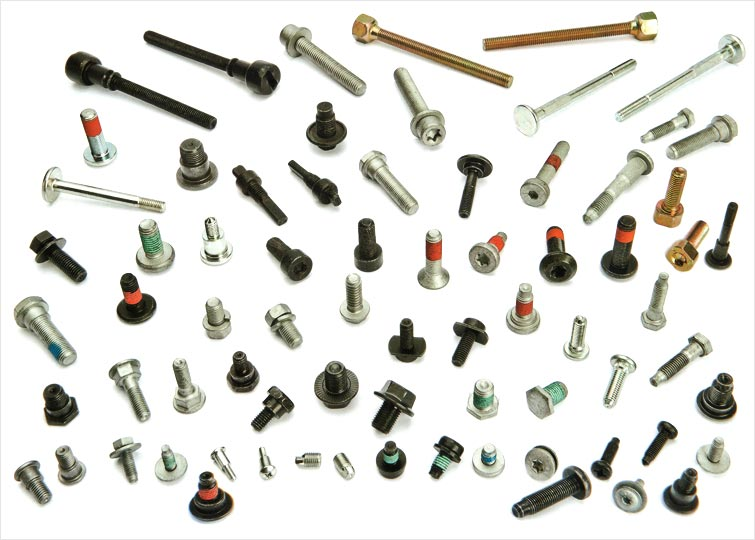
#> input picture PARAFUSOS (1).jpg, 755 x 540 px; its folder holds only this picture in this run
$ python contagem_parafusos.py 'PARAFUSOS (1).jpg'
#> lines starting #> are read from the running program, lines starting #| are printed output that depends on the picture; after the words box and inside, x2 and y2 are one past the last pixel; in counts of white or black regions, pixels touching at a corner belong together
"""
Contagem de parafusos / peças em imagem com fundo claro.

Pipeline (conceitos da aula: binarização + morfologia):
  1) Pré-processamento em tons de cinza e suavização leve.
  2) Binarização (Otsu) — objetos escuros sobre fundo branco.
  3) Fechamento (dilatação → erosão): preenche buracos internos (reflexos nas peças).
  4) Abertura (erosão → dilatação): remove ruídos finos e reduz “pontes” entre sombras.
  5) Rotulagem de componentes conexos com filtro por área mínima.
"""

from __future__ import annotations

import argparse
from pathlib import Path

import cv2
import numpy as np


def preprocess(gray: np.ndarray, blur_ksize: int = 5) -> np.ndarray:
    if blur_ksize >= 3 and blur_ksize % 2 == 1:
        gray = cv2.GaussianBlur(gray, (blur_ksize, blur_ksize), 0)
    return gray


def binarize_otsu(gray: np.ndarray) -> tuple[np.ndarray, int]:
    """Retorna máscara com primeiro plano = 255 (objetos escuros)."""
    t, binary = cv2.threshold(
        gray, 0, 255, cv2.THRESH_BINARY_INV + cv2.THRESH_OTSU
    )
    return binary, int(t)


def morph_close_then_open(
    mask: np.ndarray,
    close_ksize: int,
    open_ksize: int,
) -> np.ndarray:
    """Fechamento depois abertura (ordem típica para sólidos com ruído fino)."""
    out = mask.copy()
    if close_ksize >= 3:
        kc = cv2.getStructuringElement(cv2.MORPH_ELLIPSE, (close_ksize, close_ksize))
        out = cv2.morphologyEx(out, cv2.MORPH_CLOSE, kc)
    if open_ksize >= 3:
        ko = cv2.getStructuringElement(cv2.MORPH_ELLIPSE, (open_ksize, open_ksize))
        out = cv2.morphologyEx(out, cv2.MORPH_OPEN, ko)
    return out


def count_components(
    mask_fg: np.ndarray,
    min_area: int,
    max_area: int | None = None,
) -> tuple[int, np.ndarray, np.ndarray, list[tuple[int, int]]]:
    """
    Conta componentes 8-conectados com área em [min_area, max_area].
    Retorna: (quantidade, labels coloridos BGR, stats, centroides aproximados).
    """
    num, labels, stats, centroids = cv2.connectedComponentsWithStats(
        mask_fg, connectivity=8
    )
    h, w = mask_fg.shape[:2]
    total_pixels = h * w
    if max_area is None:
        max_area = int(0.25 * total_pixels)

    valid = 0
    vis = np.zeros((h, w, 3), dtype=np.uint8)
    centers: list[tuple[int, int]] = []
    rng = np.random.default_rng(42)
    colors = rng.integers(50, 255, size=(num, 3), dtype=np.int32)

    for i in range(1, num):
        area = int(stats[i, cv2.CC_STAT_AREA])
        if area < min_area or area > max_area:
            continue
        valid += 1
        color = tuple(int(c) for c in colors[i])
        vis[labels == i] = color
        cx, cy = int(centroids[i, 0]), int(centroids[i, 1])
        centers.append((cx, cy))

    return valid, vis, stats, centers


def process_image(
    path: Path,
    close_ksize: int = 9,
    open_ksize: int = 5,
    min_area_ratio: float = 0.0008,
    max_area_ratio: float | None = None,
    blur_ksize: int = 5,
    save_debug: Path | None = None,
) -> dict:
    bgr = cv2.imread(str(path))
    if bgr is None:
        raise FileNotFoundError(path)

    gray = cv2.cvtColor(bgr, cv2.COLOR_BGR2GRAY)
    gray = preprocess(gray, blur_ksize)
    binary, thr = binarize_otsu(gray)
    cleaned = morph_close_then_open(binary, close_ksize, open_ksize)

    h, w = gray.shape
    min_area = max(80, int(min_area_ratio * h * w))
    max_area = None
    if max_area_ratio is not None:
        max_area = int(max_area_ratio * h * w)
    count, vis, stats, centers = count_components(
        cleaned, min_area=min_area, max_area=max_area
    )

    result = {
        "path": path,
        "otsu_threshold": thr,
        "count": count,
        "min_area_used": min_area,
        "max_area_used": max_area,
    }

    if save_debug is not None:
        save_debug.mkdir(parents=True, exist_ok=True)
        stem = path.stem
        cv2.imwrite(str(save_debug / f"{stem}_1_gray.jpg"), gray)
        cv2.imwrite(str(save_debug / f"{stem}_2_binary_otsu.jpg"), binary)
        cv2.imwrite(str(save_debug / f"{stem}_3_morfologia.jpg"), cleaned)
        cv2.imwrite(str(save_debug / f"{stem}_4_rotulos.jpg"), vis)
        overlay = cv2.addWeighted(bgr, 0.55, vis, 0.45, 0)
        for cx, cy in centers:
            cv2.drawMarker(
                overlay, (cx, cy), (0, 255, 0), cv2.MARKER_CROSS, 14, 2
            )
        cv2.putText(
            overlay,
            f"Contagem: {count}",
            (24, 48),
            cv2.FONT_HERSHEY_SIMPLEX,
            1.2,
            (0, 180, 0),
            3,
            cv2.LINE_AA,
        )
        cv2.imwrite(str(save_debug / f"{stem}_5_overlay.jpg"), overlay)

    return result


def main() -> None:
    parser = argparse.ArgumentParser(description="Contagem de parafusos com morfologia.")
    parser.add_argument(
        "imagens",
        nargs="*",
        type=Path,
        help="Caminhos das imagens (default: PARAFUSOS *.jpg na pasta do script).",
    )
    parser.add_argument("--close", type=int, default=9, help="Tamanho do kernel de fechamento (ímpar >=3).")
    parser.add_argument("--open", type=int, default=5, help="Tamanho do kernel de abertura (ímpar >=3).")
    parser.add_argument(
        "--min-area-ratio",
        type=float,
        default=0.0008,
        help="Área mínima = ratio * largura * altura (filtra ruído).",
    )
    parser.add_argument(
        "--max-area-ratio",
        type=float,
        default=None,
        help="Opcional: área máxima = ratio * W * H (exclui objetos muito grandes).",
    )
    parser.add_argument("--blur", type=int, default=5, help="Gaussian blur (ímpar >=3 ou 0).")
    parser.add_argument(
        "--debug-dir",
        type=Path,
        default=None,
        help="Se definido, salva etapas intermediárias nesta pasta.",
    )
    args = parser.parse_args()

    base = Path(__file__).resolve().parent
    if args.imagens:
        paths = args.imagens
    else:
        paths = sorted(base.glob("PARAFUSOS*.jpg"))
        if not paths:
            paths = sorted(base.glob("*.jpg"))

    if not paths:
        raise SystemExit("Nenhuma imagem encontrada. Passe caminhos ou coloque JPGs na pasta.")

    for p in paths:
        r = process_image(
            p,
            close_ksize=args.close,
            open_ksize=args.open,
            min_area_ratio=args.min_area_ratio,
            max_area_ratio=args.max_area_ratio,
            blur_ksize=args.blur,
            save_debug=args.debug_dir,
        )
#> in process_image, bgr is the input picture: shape (540, 755, 3); mean B, G, R 218.4, 223.2, 223.5
#> in process_image, `gray = cv2.cvtColor(bgr, cv2.COLOR_BGR2GRAY)`:
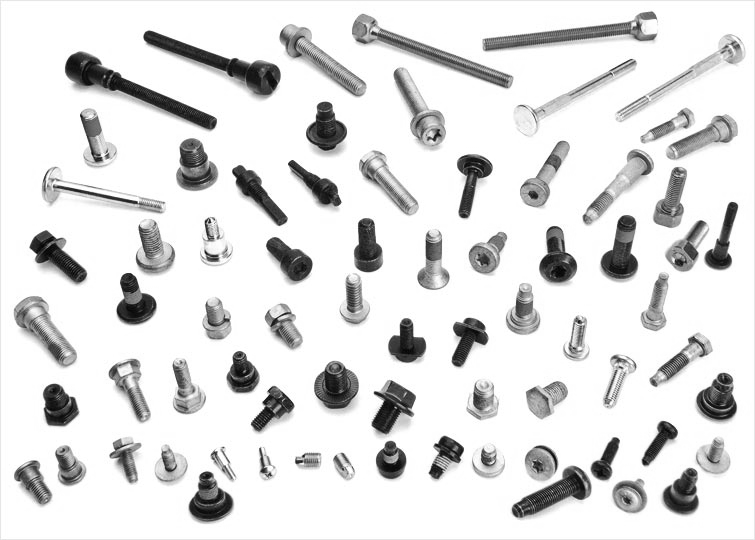
#> gray: shape (540, 755); min 1, max 255, mean 222.8
#> in binarize_otsu, `t, binary = cv2.threshold( gray, 0, 255, cv2.THRESH_BINARY_INV + cv2.T..`:
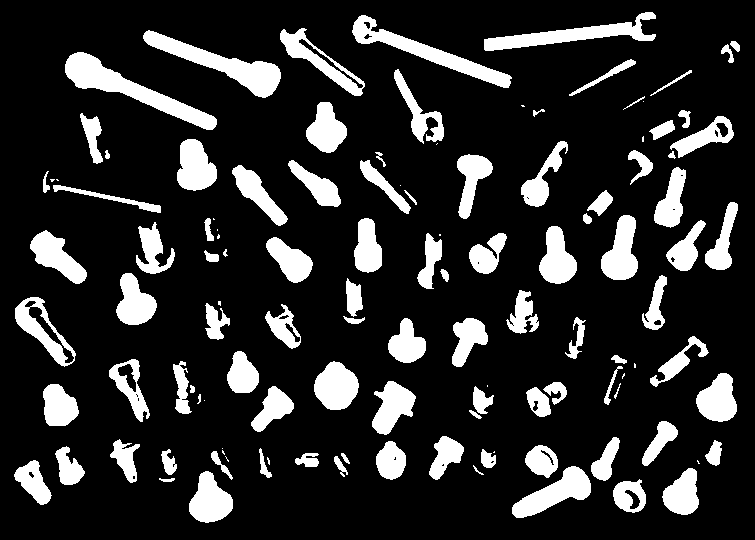
#> binary: shape (540, 755); 17.2% white; 120 white regions (22 under 20 px), largest, box (x1, y1, x2, y2) and area: (65, 52, 217, 130) 3087, (143, 30, 281, 98) 2735, (352, 15, 512, 88) 2413
#> in binarize_otsu, `t, binary = cv2.threshold( gray, 0, 255, cv2.THRESH_BINARY_INV + cv2.T..`: t = 173
#> in morph_close_then_open, `out = cv2.morphologyEx(out, cv2.MORPH_CLOSE, kc)`:
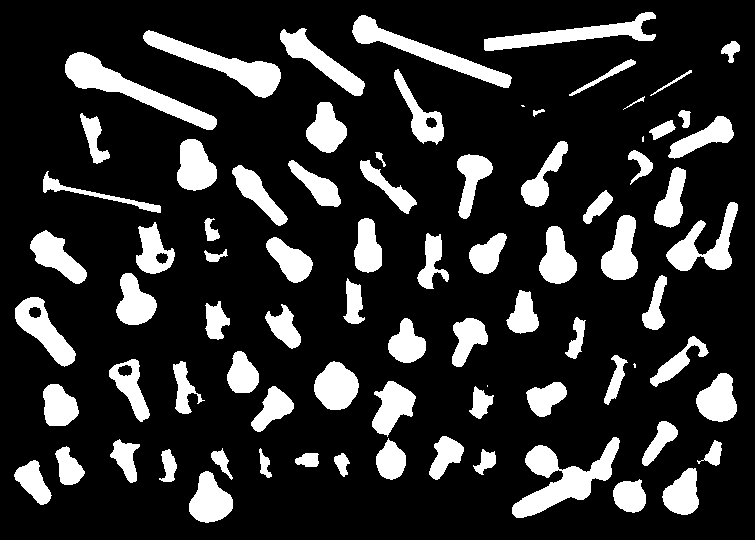
#> out: shape (540, 755); 18.3% white; 81 white regions (4 under 20 px), largest, box (x1, y1, x2, y2) and area: (512, 437, 620, 518) 3335, (65, 52, 217, 130) 3090, (143, 30, 281, 98) 2739
#> in morph_close_then_open, `out = cv2.morphologyEx(out, cv2.MORPH_OPEN, ko)`:
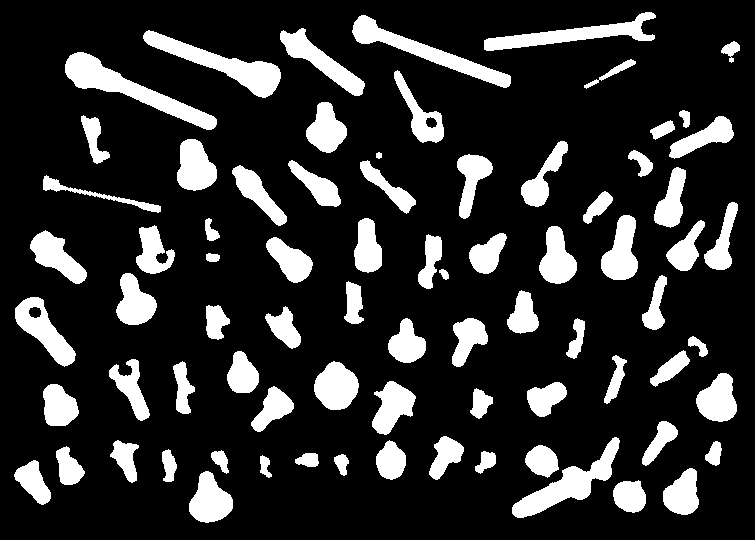
#> out: shape (540, 755); 18% white; 78 white regions, largest, box (x1, y1, x2, y2) and area: (65, 52, 217, 130) 3089, (143, 30, 281, 98) 2736, (512, 437, 620, 518) 2543
#> in count_components, `num, labels, stats, centroids = cv2.connectedComponentsWithStats( mask..`:
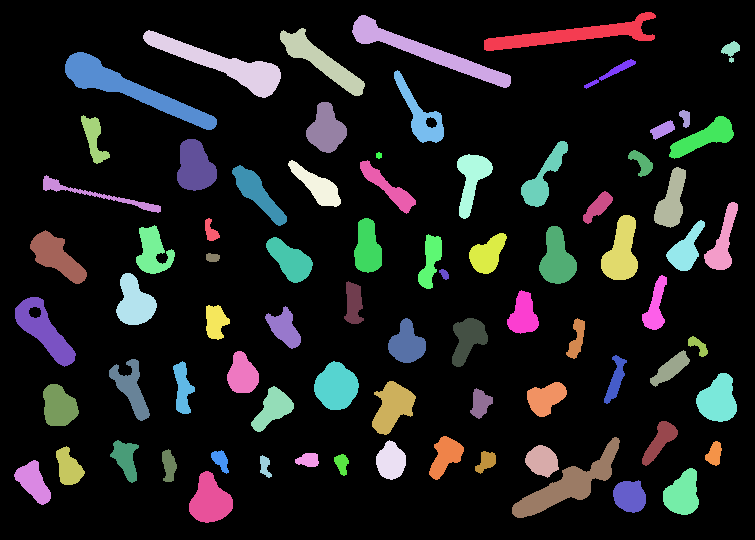
#> labels: shape (540, 755) int32; 79 distinct labels, from 0 to 78; one colour per label, 0 black
#> in count_components, `num, labels, stats, centroids = cv2.connectedComponentsWithStats( mask..`: num = 79; stats = 79 rows, first 6: [0, 0, 755, 540, 334438], [484, 12, 172, 39, 2265], [352, 15, 159, 73, 2492], [280, 28, 85, 68, 1765], [143, 30, 138, 68, 2736], [721, 41, 19, 22, 207]; centroids = 79 pairs, first value 33.04 to 730.7, second value 34.48 to 500.2
#> in count_components, `colors = rng.integers(50, 255, size=(num, 3), dtype=np.int32)`: colors = 79 rows, first 8: [68, 208, 184], [139, 138, 226], [67, 192, 91], [69, 157, 250], [200, 206, 197], [211, 155, 76], [222, 142, 152], [126, 87, 239]
#> the loop in count_components, `for i in range(1, num):` made 78 passes
#> (area, color, cx, cy) on passes 1, 2, 3, 4, 6, 8, 9, 11, 12, 14, 15, 16: (2265, (139, 138, 226), 572, 34), (2492, (67, 192, 91), 425, 51), (1765, (69, 157, 250), 320, 60), (2736, (200, 206, 197), 222, 63), (3089, (222, 142, 152), 129, 88), (1196, (210, 181, 132), 419, 114), (1317, (218, 161, 140), 325, 129), (635, (163, 232, 63), 93, 138), (1178, (225, 219, 106), 703, 137), (1516, (193, 122, 63), 194, 166), (1123, (248, 141, 233), 543, 177), (329, (188, 209, 205), 641, 162)
#> area on passes 5, 7, 10, 13, 17, 27: 207, 292, 133, 265, 34, 195
#> after the loop in count_components, `for i in range(1, num):`:
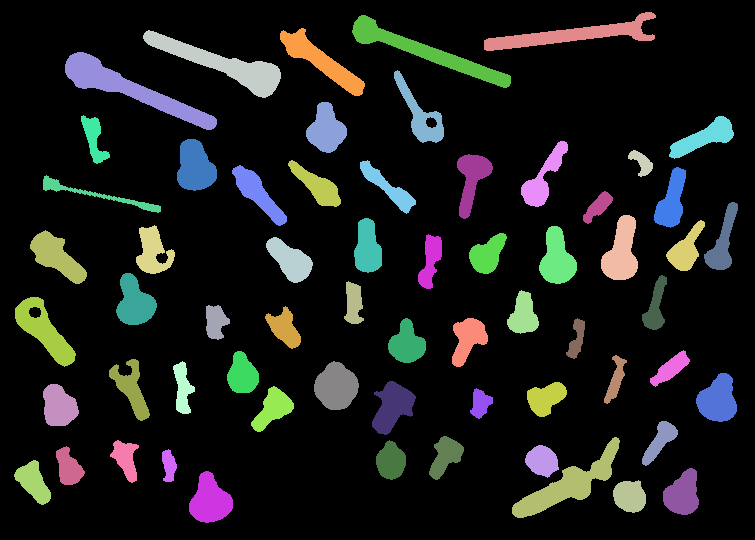
#> vis: shape (540, 755, 3); mean of channels 0, 1, 2 26.3, 27.9, 26.5; drawn as B, G, R
#> after the loop in count_components, `for i in range(1, num):`: centers = 63 pairs, first value 33 to 722, second value 34 to 500; valid = 63
#> r = 5 items
        extra = f", min_area={r['min_area_used']}"
#> extra = ', min_area=326'
        if r["max_area_used"] is not None:
            extra += f", max_area={r['max_area_used']}"
        print(f"{r['path'].name}: contagem = {r['count']} (Otsu T={r['otsu_threshold']}{extra})")
#| PARAFUSOS (1).jpg: contagem = 63 (Otsu T=173, min_area=326)


if __name__ == "__main__":
    main()
